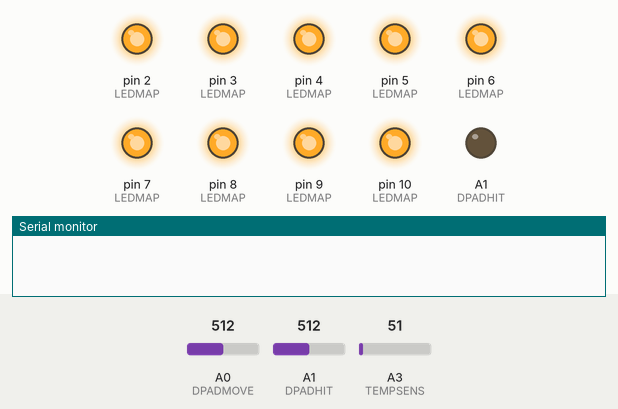
Bench run of a sketch on a simulated Arduino Uno, built with avr-gcc and run on an emulated ATmega328P. Shown: output pins drawn as LEDs (lit = HIGH), the last lines printed to the serial monitor. The inputs (shaded band) are chosen by the test bench; at power-on: A3 (TEMPSENS) = 51, A0 (DPADMOVE) = 512, A1 (DPADHIT) = 512. Random numbers use the default seed unless the sketch sets one.

Above: at 0.1 s.
At 4.2 s:
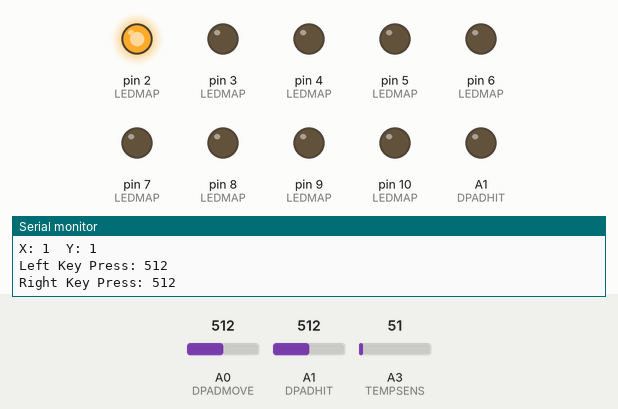
4.3 s: A3 (TEMPSENS) set to 89
5.8 s: A3 (TEMPSENS) set to 105
Timing chart, 0 to 8.8 s (numbered marks = the images above; inputs shaded):
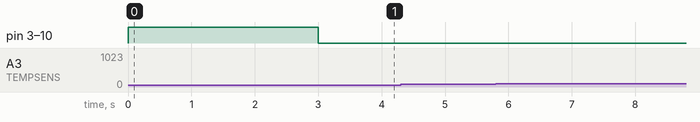

The sketch:

LEDArrayGame.ino
```cpp
// An Arduino program to simulate a game where the player's goal
//	is to find an enemy.
// Author: amwheeler1

// Output Pins
// LED map to allow access to the LEDs in the same way a 2D array
// can be accessed
const int LEDMAP [3] [3] = {{2, 5, 8}, {3, 6, 9}, {4, 7, 10}};
const int SPEAKER = A5;


// Input Pins
const int DPADMOVE = A0, DPADHIT = A1;
const int TEMPSENS = A3;

// Game State
int enemyX = 2, enemyY = 2;
int playerX = 0, playerY = 0;
int keyPressLeft = 0, keyPressRight = 0;
bool endGame = false;

// Game Function Prototypes
void move(int yMovement, int xMovement);
void renderPlayer (int xLoc, int yLoc);
bool hit(int xDisplacement, int yDisplacement);
void stopGame();
void placeCharacter ();
void printSerialInfo ();


// Pre-Loop program setup
//	Sets input and output pins, sets the RNG seed based on
//	temperature, and initiates the Serial Monitor; all LEDs are
//	set to HIGH when this function begins, and all LEDs are set
//	to LOW when it has finished execution
void setup()
{
  for (int i = LEDMAP[0][0]; i <= LEDMAP[2][2]; i++) {
    pinMode(i, OUTPUT);
    digitalWrite(i, HIGH);
  }

  // Set pin modes
  pinMode(DPADMOVE, INPUT);
  pinMode(DPADHIT, OUTPUT);
  pinMode(TEMPSENS, INPUT);

  // Set RNG and generate character positions
  randomSeed(analogRead(TEMPSENS));
  placeCharacter();

  // Initiate serial
  Serial.begin(9600);
  delay(3000);

  for(int i = 0; i < 3; i++) {
    for (int j = 0; j < 3; j++)
      digitalWrite(LEDMAP[i] [j], LOW);
  }
}


// Main program loop
//	Mainly detects key presses and goes to corresponding functions
//	based on the presses; also goes to the renderPlayer and
//	printSerialInfo functions
void loop()
{
  // Get key presses on push buttons
  keyPressLeft = analogRead(DPADMOVE);
  keyPressRight = analogRead(DPADHIT);

  // Test movement key presses against valid inputs
  switch (keyPressLeft) {
    case 114:		// Move Up
    	move (0, -1);
    	break;
    case 25:		// Move Down
    	move (0, 1);
    	break;
    case 13:		// Move Left
    	move (-1, 0);
    	break;
    case 5:			// Move Right
    	move(1, 0);
    	break;
  }

  // Test hit key presses against valid inputs
  switch (keyPressRight) {
    case 21:		// Hit Up
    	endGame = hit (0, -1);
    	break;
    case 4:			// Hit Down
    	endGame = hit (0, 1);
    	break;
    case 2:			// Hit Left
    	endGame = hit (-1, 0);
    	break;
    case 1:			// Hit Right
    	endGame = hit(1, 0);
    	break;
  }

  // Detect the game's "endGame" state
  if (endGame == true)
    stopGame();

  // Redraw player
  renderPlayer(playerX, playerY);

  // Print current game state to Serial Monitor
  printSerialInfo();
  delay(250);			// Delay for human usability
}


// move
// Returns: Nothing
// Parameters:
//		xMovement: Displacement on the x-axis the player should
//			undergo
//		yMovement: Displacement on the y-axis the player should
//			undergo
// Moves the player on the x- and y-axis based on displacement
//	input; collission detection is also determined here, and a
//	tone is set to play based on whether the move is valid or not
void move (int xMovement, int yMovement) {
  // Get what would be player's new location
  int newX = playerX + xMovement;
  int newY = playerY + yMovement;

  // Test if player's new location is valid
  if (xMovement != 0) {
  	if (((newX) <= 2) && ((newX) >= 0)){	// Valid x-movement
    	playerX += xMovement;
    	tone(SPEAKER, 300, 100);
  	}
    else									// Invalid: do nothing
    	tone(SPEAKER, 100, 100);
  }
  else if (yMovement != 0) {
  	if (((newY) <= 2) && ((newY) >= 0)) {	// Valid y-movement
   	 playerY += yMovement;
  		tone(SPEAKER, 300, 100);
  	}
  	else									// Invalid: do nothing
    	tone(SPEAKER, 100, 100);
  }
}


// renderPlayer
// Returns: Nothing
// Parameters:
//		xLoc: Player's current location on the x-axis
//		yLoc: Player's current location on the y-axis
// Clears the "screen" by settings all LEDs to LOW then "draws"
// 	the character by setting the corresponding LED to high based
// 	on their coordinates
void renderPlayer (int xLoc, int yLoc) {
  // Set all LEDs to low temporarily
  for (int i = 0; i < 3; i++) {
    for (int j = 0; j < 3; j++)
      digitalWrite(LEDMAP[i][j], LOW);
  }
  // Draw player's current location
  digitalWrite(LEDMAP[xLoc] [yLoc], HIGH);
}


// hit
// Returns: bool, if the hit attempt was a success
// Parameters:
//		xDisplacement: Displacement relative to the player on the
//			x-axis where the hit should take place
//		yDisplacement: Displacement relative to the player on the
//			y-axis where the hit should take place
// Determines the space the player intends to hit relative to
//	their current position; a tone plays based on the success
//	of the hit and a value returned with there was a hit (true)
//	or not (false)
bool hit(int xDisplacement, int yDisplacement) {
  // Determine hit displacement
  int hitSpaceX = xDisplacement + playerX;
  int hitSpaceY = yDisplacement + playerY;

  // Detect if the enemy is hit
  if ((hitSpaceX == enemyX) && (hitSpaceY == enemyY)) {
    tone(SPEAKER, 440, 200);
    return true;		// Is hit
  }
  else {
    tone(SPEAKER, 50, 200);
    return false;		// Is not hit
  }
}


// stopGame
// Returns: Nothing
// Parameters: None
// Puts the game in a "complete" state indefinitely while
//	simultaneously lighting the LEDs in a cascade pattern on
//  repeat
void stopGame() {
  // Erase player's location from LEDs
  digitalWrite(LEDMAP[playerX] [playerY], LOW);

  // Infinite loop to draw cascade effect to LED grid
  while (endGame == true) {
    for (int i = 0; i < 3; i++) {
      for (int j = 0; j < 3; j++) {
        digitalWrite(LEDMAP[i][j], HIGH);
        delay(500);
      }
    }
    for (int i = 0; i < 3; i++) {
      for (int j = 0; j < 3; j++) {
        digitalWrite(LEDMAP[i][j], LOW);
        delay(500);
      }
    }
  }
}


// placeCharacter
// Returns: Nothing
// Parameters: None
// Places the player and enemy in random places based on the
//	RNG seed set by the temperature sensor
void placeCharacter () {
  // Randomly generate the player's and enemy's locations,
  // regenerating if they are the same
  do {
    playerX = random(3);
    playerY = random(3);
    enemyX = random(3);
    enemyY = random(3);
  } while ((playerX == enemyX) && (playerY == enemyY));
}


// printSerialInfo
// Returns: Nothing
// Parameters: None
// Prints the current state of the game out to the Serial Monitor
void printSerialInfo () {
  Serial.print("\nTemperature Output: ");
  Serial.print(analogRead(TEMPSENS));
  Serial.print("\nPlayer Location\nX: ");
  Serial.print(playerX);
  Serial.print("  Y: ");
  Serial.print(playerY);
  Serial.print("\nEnemy Location:\nX: ");
  Serial.print(enemyX);
  Serial.print("  Y: ");
  Serial.print(enemyY);
  Serial.print("\nLeft Key Press: ");
  Serial.print(keyPressLeft);
  Serial.print("\nRight Key Press: ");
  Serial.print(keyPressRight);
}
```
